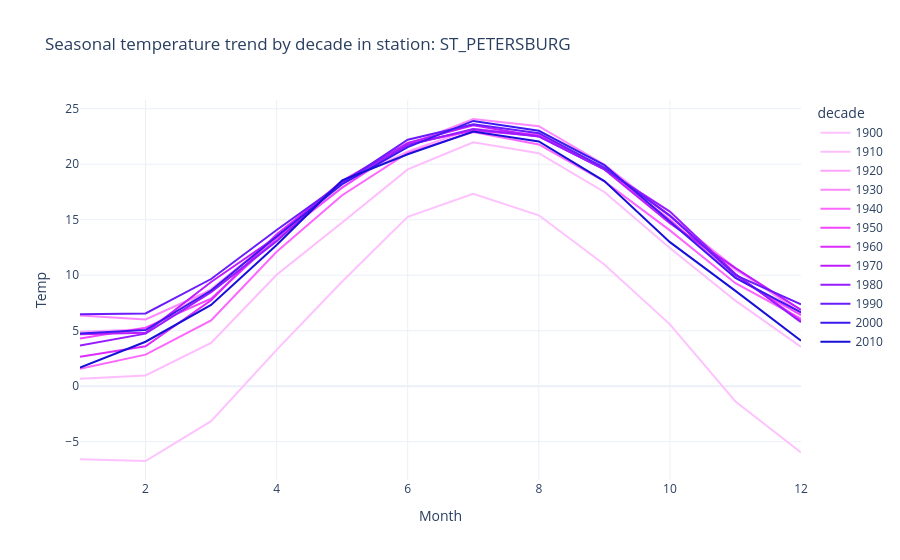

Notebook source saved alongside this figure:
### Code cell
fig = plot_combined_decades('ST_PETERSBURG',
                            color_discrete_sequence= px.colors.sequential.Plotly3_r,
                            template='plotly_white')
fig.show()

### Figure 1 — Plotly figure (JSON) as saved in the notebook; plotly's stock layout.template omitted (floating-point values rounded to 4 significant figures)
{"data": [{"hovertemplate": "decade=1900<br>Month=%{x}<br>Temp=%{y}<extra></extra>", "legendgroup": "1900", "line": {"color": "#fec3fe", "dash": "solid"}, "mode": "lines", "name": "1900", "orientation": "v", "showlegend": true, "type": "scatter", "x": [1, 2, 3, 4, 5, 6, 7, 8, 9, 10, 11, 12], "xaxis": "x", "y": [-6.574, -6.737, -3.142, 3.28, 9.429, 15.27, 17.33, 15.4, 10.97, 5.572, -1.377, -5.978], "yaxis": "y"}, {"hovertemplate": "decade=1910<br>Month=%{x}<br>Temp=%{y}<extra></extra>", "legendgroup": "1910", "line": {"color": "#febefe", "dash": "solid"}, "mode": "lines", "name": "1910", "orientation": "v", "showlegend": true, "type": "scatter", "x": [1, 2, 3, 4, 5, 6, 7, 8, 9, 10, 11, 12], "xaxis": "x", "y": [0.6793, 0.9713, 3.895, 10.04, 14.75, 19.53, 21.97, 21.0, 17.5, 12.46, 7.707, 3.534], "yaxis": "y"}, {"hovertemplate": "decade=1920<br>Month=%{x}<br>Temp=%{y}<extra></extra>", "legendgroup": "1920", "line": {"color": "#fea5fd", "dash": "solid"}, "mode": "lines", "name": "1920", "orientation": "v", "showlegend": true, "type": "scatter", "x": [1, 2, 3, 4, 5, 6, 7, 8, 9, 10, 11, 12], "xaxis": "x", "y": [4.899, 5.135, 8.754, 13.45, 18.3, 21.16, 23.19, 22.65, 19.63, 14.68, 10.48, 6.889], "yaxis": "y"}, {"hovertemplate": "decade=1930<br>Month=%{x}<br>Temp=%{y}<extra></extra>", "legendgroup": "1930", "line": {"color": "#fe88fc", "dash": "solid"}, "mode": "lines", "name": "1930", "orientation": "v", "showlegend": true, "type": "scatter", "x": [1, 2, 3, 4, 5, 6, 7, 8, 9, 10, 11, 12], "xaxis": "x", "y": [6.365, 6.019, 8.667, 13.57, 18.51, 21.73, 24.07, 23.42, 19.96, 15.34, 10.64, 6.583], "yaxis": "y"}, {"hovertemplate": "decade=1940<br>Month=%{x}<br>Temp=%{y}<extra></extra>", "legendgroup": "1940", "line": {"color": "#fc67fd", "dash": "solid"}, "mode": "lines", "name": "1940", "orientation": "v", "showlegend": true, "type": "scatter", "x": [1, 2, 3, 4, 5, 6, 7, 8, 9, 10, 11, 12], "xaxis": "x", "y": [1.578, 2.844, 5.923, 12.11, 17.21, 21.02, 22.89, 21.78, 18.45, 14.04, 9.282, 6.079], "yaxis": "y"}, {"hovertemplate": "decade=1950<br>Month=%{x}<br>Temp=%{y}<extra></extra>", "legendgroup": "1950", "line": {"color": "#f246fe", "dash": "solid"}, "mode": "lines", "name": "1950", "orientation": "v", "showlegend": true, "type": "scatter", "x": [1, 2, 3, 4, 5, 6, 7, 8, 9, 10, 11, 12], "xaxis": "x", "y": [4.303, 5.265, 7.879, 13.3, 17.89, 21.77, 23.06, 22.65, 19.61, 15.01, 9.798, 6.399], "yaxis": "y"}, {"hovertemplate": "decade=1960<br>Month=%{x}<br>Temp=%{y}<extra></extra>", "legendgroup": "1960", "line": {"color": "#dd2bfd", "dash": "solid"}, "mode": "lines", "name": "1960", "orientation": "v", "showlegend": true, "type": "scatter", "x": [1, 2, 3, 4, 5, 6, 7, 8, 9, 10, 11, 12], "xaxis": "x", "y": [2.657, 3.592, 7.75, 13.69, 18.36, 21.84, 23.03, 22.55, 19.7, 15.34, 10.08, 5.907], "yaxis": "y"}, {"hovertemplate": "decade=1970<br>Month=%{x}<br>Temp=%{y}<extra></extra>", "legendgroup": "1970", "line": {"color": "#bf1cfd", "dash": "solid"}, "mode": "lines", "name": "1970", "orientation": "v", "showlegend": true, "type": "scatter", "x": [1, 2, 3, 4, 5, 6, 7, 8, 9, 10, 11, 12], "xaxis": "x", "y": [4.671, 4.812, 9.396, 13.46, 18.48, 21.92, 23.51, 22.51, 19.53, 14.69, 10.64, 6.865], "yaxis": "y"}, {"hovertemplate": "decade=1980<br>Month=%{x}<br>Temp=%{y}<extra></extra>", "legendgroup": "1980", "line": {"color": "#981cfd", "dash": "solid"}, "mode": "lines", "name": "1980", "orientation": "v", "showlegend": true, "type": "scatter", "x": [1, 2, 3, 4, 5, 6, 7, 8, 9, 10, 11, 12], "xaxis": "x", "y": [3.672, 4.738, 8.484, 13.07, 18.39, 21.73, 23.18, 22.5, 19.53, 15.73, 10.11, 5.775], "yaxis": "y"}, {"hovertemplate": "decade=1990<br>Month=%{x}<br>Temp=%{y}<extra></extra>", "legendgroup": "1990", "line": {"color": "#6b1cfb", "dash": "solid"}, "mode": "lines", "name": "1990", "orientation": "v", "showlegend": true, "type": "scatter", "x": [1, 2, 3, 4, 5, 6, 7, 8, 9, 10, 11, 12], "xaxis": "x", "y": [6.49, 6.562, 9.659, 14.08, 18.3, 22.21, 23.61, 22.8, 19.66, 15.37, 10.02, 7.372], "yaxis": "y"}, {"hovertemplate": "decade=2000<br>Month=%{x}<br>Temp=%{y}<extra></extra>", "legendgroup": "2000", "line": {"color": "#3c19f0", "dash": "solid"}, "mode": "lines", "name": "2000", "orientation": "v", "showlegend": true, "type": "scatter", "x": [1, 2, 3, 4, 5, 6, 7, 8, 9, 10, 11, 12], "xaxis": "x", "y": [4.757, 5.057, 8.62, 13.49, 18.2, 21.54, 23.9, 23.01, 19.92, 14.88, 9.76, 6.646], "yaxis": "y"}, {"hovertemplate": "decade=2010<br>Month=%{x}<br>Temp=%{y}<extra></extra>", "legendgroup": "2010", "line": {"color": "#1910d8", "dash": "solid"}, "mode": "lines", "name": "2010", "orientation": "v", "showlegend": true, "type": "scatter", "x": [1, 2, 3, 4, 5, 6, 7, 8, 9, 10, 11, 12], "xaxis": "x", "y": [1.674, 4.007, 7.327, 12.72, 18.55, 20.9, 22.95, 22.05, 18.48, 12.98, 8.589, 4.095], "yaxis": "y"}], "layout": {"legend": {"title": {"text": "decade"}, "tracegroupgap": 0}, "title": {"text": "Seasonal temperature trend by decade in station: ST_PETERSBURG"}, "xaxis": {"anchor": "y", "domain": [0, 1], "title": {"text": "Month"}}, "yaxis": {"anchor": "x", "domain": [0, 1], "title": {"text": "Temp"}}}}
